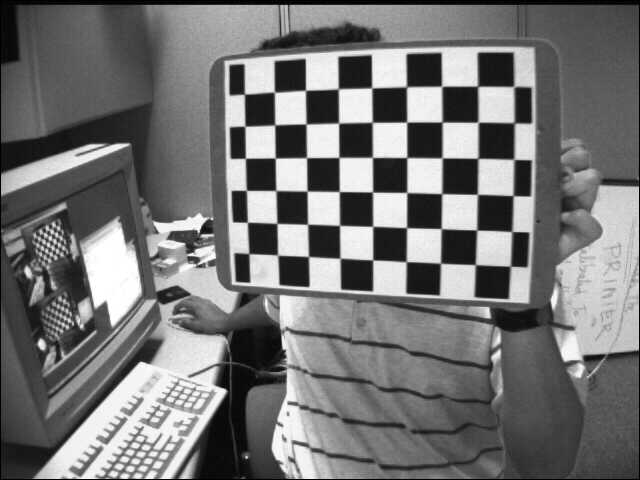
#> input picture data/calibration/left01.jpg, 640 x 480 px; its folder holds 6 pictures in this run; the run also reads 1 picture not shown here
$ jupyter execute --allow-errors 02_camera_calibration.ipynb
#> lines starting #> are read from the running program, lines starting #| are printed output that depends on the picture
# Camera Calibration Basics

This notebook is the second major Stage 1 checkpoint in `vision-imaging-lab`.

## Goals
- understand why cameras need calibration
- learn the difference between squares and inner corners
- detect chessboard corners in calibration images
- prepare object points and image points for calibration
- estimate camera parameters
- visualize undistortion

## Important note
This notebook uses the OpenCV sample chessboard dataset to learn the calibration pipeline.
It is a practical example of real calibration images and a good starting point for understanding the workflow.

## Notebook Roadmap

This notebook is organized as a guided calibration walkthrough:

1. Define the chessboard pattern correctly
2. Load the calibration dataset
3. Detect chessboard corners
4. Understand object points and image points
5. Estimate the camera matrix and distortion coefficients
6. Visualize undistortion
7. Interpret the calibration result
8. Summarize what this calibration workflow teaches us

The goal is to understand the calibration pipeline, not just run the OpenCV function.

[cell 1]
from pathlib import Path
import sys

project_root = Path.cwd().parent
src_path = project_root / "src"

if str(src_path) not in sys.path:
    sys.path.append(str(src_path))

print("Project root:", project_root)
print("Source path:", src_path)

[cell 2]
import cv2
import numpy as np
import matplotlib.pyplot as plt
from IPython.display import Image, display

from image_utils import get_project_root

## 1. Calibration pattern definition

OpenCV chessboard calibration uses **inner corners**, not the number of squares.

For the OpenCV real sample dataset used here:
- the board pattern is `7 x 6` inner corners
- this is the pattern size we must pass to OpenCV

This is one of the most important details in the calibration pipeline.
If the pattern size is wrong, corner detection will fail.

[cell 3]
pattern_size = (7, 6)  # inner corners: columns, rows
square_size = 1.0      # arbitrary unit for learning

calibration_dir = project_root / "data" / "calibration"
image_paths = sorted(calibration_dir.glob("*.jpg"))

print("Pattern size (inner corners):", pattern_size)
print("Number of calibration images:", len(image_paths))
for path in image_paths[:5]:
    print(path.name)

### Theory: pattern geometry and why inner corners matter

OpenCV calibration does not use the number of black and white squares directly.
It uses the grid of **inner corner intersections**.

For a pattern with `7 x 6` inner corners, the detector is searching for a lattice of:

$$7 \times 6 = 42$$

ordered points.

### Why inner corners are used
Corners are stable geometric features:
- they have clear local structure
- they can be detected more precisely than square regions
- they provide repeatable point correspondences across images

### Pseudocode
```text
choose correct inner-corner pattern size
load each calibration image
search for the full corner lattice
keep only successful detections
```

[cell 4]
example_image_path = image_paths[0]
display(Image(filename=str(example_image_path)))

## 2. Detect chessboard corners

The next step is to detect the inner chessboard corners in each calibration image.

These detected 2D image points will later be matched with known 3D object points from the chessboard pattern.

If the corners are detected correctly, we can move on to calibration.

[cell 5]
found_results = []
image_points = []
successful_image_paths = []

for image_path in image_paths:
    gray = cv2.imread(str(image_path), cv2.IMREAD_GRAYSCALE)
#> gray is the input picture: shape (480, 640); min 0, max 255, mean 116.6

    found, corners = cv2.findChessboardCorners(gray, pattern_size)
#> found = True; corners = 42 rows, first 8: [475.4, 264.8], [440.5, 263.2], [405.9, 261.5], [372.9, 259.9], [340.6, 258.5], [308.7, 256.4], [277.6, 255.1], [476.7, 230.1]

    found_results.append((image_path.name, found))

    if found:
        image_points.append(corners)
        successful_image_paths.append(image_path)

for name, found in found_results:
    print(f"{name}: {'found' if found else 'not found'}")

print("\nSuccessful detections:", len(successful_image_paths), "/", len(image_paths))

### Theory: chessboard corner detection as structured feature detection

`findChessboardCorners` is not simply detecting isolated points.
It is trying to recover a complete ordered grid that satisfies the expected chessboard structure.

That is why some images can fail even when the board is visible:
- the full grid may be too distorted
- the corner pattern may be difficult to localize reliably
- the ordering may become ambiguous under strong perspective

The important requirement is not "board visible" but:
- full pattern geometry detectable
- ordering internally consistent

## 3. Visualize detected corners

It is important not to trust the detection blindly.
We should draw the detected corners on the images and inspect them visually.

[cell 6]
num_show = min(4, len(successful_image_paths))

#> (the rest of this cell did not finish here and is left out)

## 3b. Inspect corner ordering with indices

Color alone can make the ordering feel ambiguous.
To verify the detection more clearly, we can draw the corner index number at each detected point.

This helps us see whether the detected sequence follows the chessboard grid consistently.

[cell 7]
def draw_corner_indices(image_rgb, corners, max_points=None):
    output = image_rgb.copy()
    points = corners.reshape(-1, 2)

    if max_points is None:
        max_points = len(points)

    for i, (x, y) in enumerate(points[:max_points]):
        cv2.circle(output, (int(x), int(y)), 5, (255, 0, 0), -1)
        cv2.putText(
            output,
            str(i),
            (int(x) + 6, int(y) - 6),
            cv2.FONT_HERSHEY_SIMPLEX,
            0.5,
            (255, 0, 0),
            1,
            cv2.LINE_AA,
        )
    return output

[cell 8]
selected_names = ["left01.jpg", "left02.jpg"]

selected_rows = []
for target_name in selected_names:
    for image_path, corners in zip(successful_image_paths, image_points):
        if image_path.name == target_name:
            selected_rows.append((image_path, corners))
            break
#> after the loop, selected_rows = 2 items

#> (the rest of this cell did not finish here and is left out)

### Theory: why point indices matter

Calibration assumes a one-to-one correspondence:

- `object_points[i]` is the known 3D corner in board coordinates
- `image_points[i]` is the detected 2D corner in pixel coordinates

If the indexing were inconsistent across images, calibration would be wrong.

The key is not that a corner appears on the same side of the image every time.
The key is that the same index refers to the same **board-local corner** in every image.

Because the board rotates in the image, the visual side can change while the board-local identity stays the same.

### Interpretation

If corner detection succeeds across many images and the drawn points align with the chessboard pattern, the calibration dataset is suitable for the next step.

For a real dataset, it is normal that not every image succeeds.
Some views may be too oblique, partially cropped, or difficult for corner detection.
What matters is having enough successful detections with varied viewpoints.

## 3c. Inspect failed detections

If some images fail corner detection, it is useful to inspect them directly.

Typical reasons include:
- extreme perspective
- partial visibility
- blur
- weak contrast
- difficult corner geometry

[cell 9]
failed_image_paths = []

for image_path, (name, found) in zip(image_paths, found_results):
    if not found:
        failed_image_paths.append(image_path)

print("Failed images:")
for path in failed_image_paths:
    print(path.name)

[cell 10]
num_failed = len(failed_image_paths)

#> (the rest of this cell did not finish here and is left out)

## 4. Object points and image points

Camera calibration works by matching:

- **object points**: known 3D coordinates on the chessboard
- **image points**: detected 2D corner locations in the image

For a flat chessboard, all object points lie on the plane `z = 0`.

The square size sets the spacing between neighboring corners.
For learning, we can use `1.0` as an arbitrary unit.

### Important idea
These object points are **not** the global position of the board in the room.

They are the coordinates of the corners in the chessboard’s own local coordinate system.

That means the same object-point grid can be reused for every image.
What changes from image to image is the pose of the board relative to the camera.

[cell 11]
objp = np.zeros((pattern_size[0] * pattern_size[1], 3), np.float32)
objp[:, :2] = np.mgrid[0:pattern_size[0], 0:pattern_size[1]].T.reshape(-1, 2)
objp *= square_size

print("Object points shape:", objp.shape)
print("First 10 object points:")
print(objp[:10])

[cell 12]
object_points = [objp.copy() for _ in successful_image_paths]

print("Number of object-point sets:", len(object_points))
print("Number of image-point sets:", len(image_points))

### Theory: object points are board coordinates, not room coordinates

The object points are defined in the chessboard's own local coordinate frame.
For a flat board we choose:

$$Z = 0$$

for every corner, and define a regular grid in the $(X, Y)$ plane.

This does **not** mean we know where the board is in the room.
It only means we know the geometry of the board itself.

### Why the same object grid is reused for every image
The board geometry is fixed.
What changes from image to image is the board pose relative to the camera.
That pose is represented later by:
- a rotation vector
- a translation vector

## 5. Camera calibration

Now that we have object points and image points, we can estimate the camera parameters.

The two most important outputs are:
- the camera matrix
- the distortion coefficients

These parameters let us model how the camera projects 3D points into the image and how lens distortion affects that projection.

[cell 13]
sample_gray = cv2.imread(str(successful_image_paths[0]), cv2.IMREAD_GRAYSCALE)
image_size = (sample_gray.shape[1], sample_gray.shape[0])  # width, height
#> image_size = (640, 480)

ret, camera_matrix, dist_coeffs, rvecs, tvecs = cv2.calibrateCamera(
    object_points,
    image_points,
    image_size,
    None,
    None,
)

print("Calibration RMS reprojection error:", ret)
print("\nCamera matrix:")
print(camera_matrix)

print("\nDistortion coefficients:")
print(dist_coeffs.ravel())

print("\nNumber of rotation vectors:", len(rvecs))
print("Number of translation vectors:", len(tvecs))

### Theory: the calibration optimization problem

Calibration estimates parameters in the projection model:

$$x \approx K [R \mid t] X$$

where:
- $X$ is a 3D object point on the board
- $(R, t)$ is the board pose for one image
- $K$ is the camera intrinsic matrix

With distortion, the model also includes lens distortion coefficients.

### What `calibrateCamera` is solving
Across all successful images, OpenCV tries to find:
- one shared camera matrix
- one shared set of distortion coefficients
- one pose $(R_i, t_i)$ per image

so that the projected 3D board corners match the detected 2D image corners as closely as possible.

### Reprojection error
The returned RMS value summarizes how closely the model reprojects the known 3D corners back onto the detected 2D corners.
Smaller values indicate a better fit.

### Pseudocode
```text
for each successful image:
    pair object-point grid with detected image corners
optimize intrinsics, distortion, and per-image poses
minimize total reprojection error
return best-fit calibration parameters
```

### Interpretation

The calibration result gives:

- a **camera matrix**, which describes the intrinsic camera parameters
- **distortion coefficients**, which describe lens distortion
- one rotation vector and one translation vector for each successful image

### What looks reasonable here
- the RMS reprojection error is low enough to suggest a plausible fit
- `fx` and `fy` are close to each other
- the principal point is near the image center
- the distortion coefficients suggest mainly radial distortion

### Important idea
The camera matrix is shared across all images.
Rotation and translation are estimated separately for each image because the chessboard pose changes from view to view.

## 6. Undistortion

Once calibration parameters are known, we can try to undistort an image.

In a real camera pipeline, this is useful when the lens introduces visible geometric distortion.

[cell 14]
test_image_path = successful_image_paths[1]

image_bgr = cv2.imread(str(test_image_path), cv2.IMREAD_COLOR)
image_rgb = cv2.cvtColor(image_bgr, cv2.COLOR_BGR2RGB)

undistorted_bgr = cv2.undistort(image_bgr, camera_matrix, dist_coeffs)
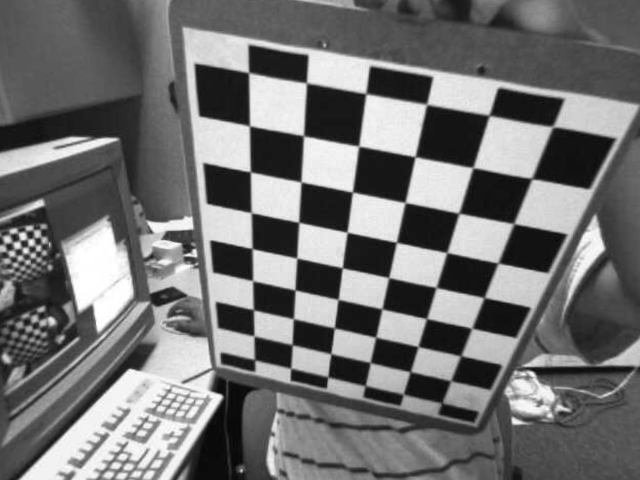
#> undistorted_bgr: shape (480, 640, 3); min 3, max 255, mean 113.6
undistorted_rgb = cv2.cvtColor(undistorted_bgr, cv2.COLOR_BGR2RGB)

#> (the rest of this cell did not finish here and is left out)
